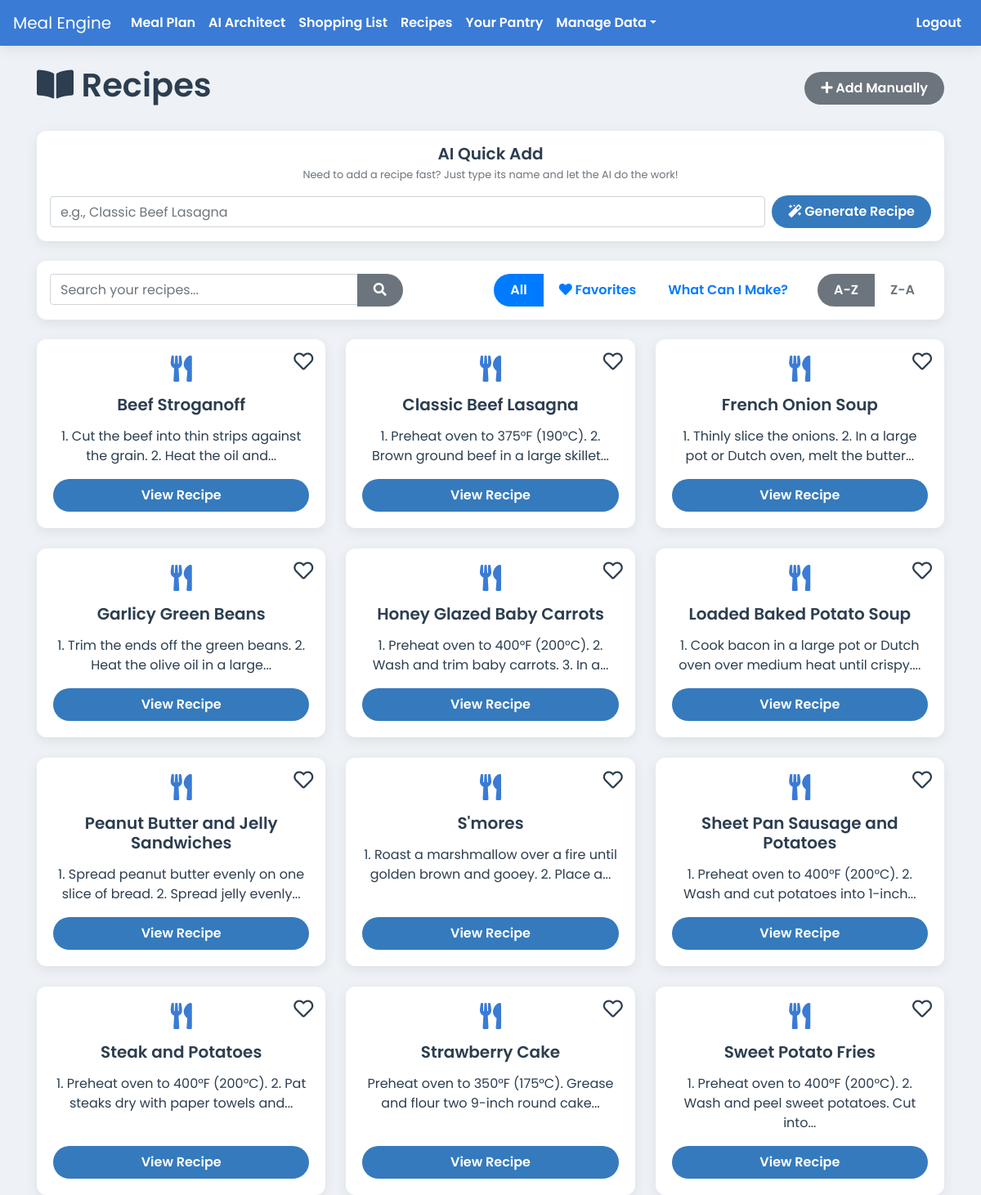
The page /recipes (signed in) on the database its author committed.
### app.py (models this page shows)
class Recipe(db.Model):
    id = db.Column(db.Integer, primary_key=True)
    user_id = db.Column(db.Integer, db.ForeignKey('user.id'), nullable=False)
    name = db.Column(db.String(100), nullable=False)
    instructions = db.Column(db.Text, nullable=False)
    servings = db.Column(db.Integer)
    prep_time = db.Column(db.String(50))
    cook_time = db.Column(db.String(50))
    is_favorite = db.Column(db.Boolean, default=False, nullable=False)
    meal_type = db.Column(db.String(50), nullable=False, default='Main Course')
    ingredients = db.relationship('RecipeIngredient', backref='recipe', lazy=True, cascade="all, delete-orphan")

### app.py (the view)
@app.route('/recipes')
@login_required
def list_recipes():
    query = request.args.get('query', '')
    pantry_filter_active = request.args.get('filter') == 'pantry'
    favorites_filter_active = request.args.get('filter') == 'favorites'
    sort_order = request.args.get('sort', 'asc')
    base_query = Recipe.query.filter_by(author=current_user)
    if sort_order == 'desc':
        base_query = base_query.order_by(desc(Recipe.name))
    else:
        base_query = base_query.order_by(Recipe.name)
    if pantry_filter_active:
        pantry_items_in_stock = PantryItem.query.filter_by(owner=current_user).filter(PantryItem.quantity > 0).all()
        pantry_ingredient_ids = {item.ingredient_id for item in pantry_items_in_stock}
        all_user_recipes = base_query.all()
        recipes = []
        for recipe in all_user_recipes:
            required_ingredient_ids = {ri.ingredient_id for ri in recipe.ingredients}
            if required_ingredient_ids.issubset(pantry_ingredient_ids):
                recipes.append(recipe)
    elif favorites_filter_active:
        recipes = base_query.filter_by(is_favorite=True).all()
    elif query:
        search_term = f"%{query}%"
        recipes = base_query.filter(db.or_(Recipe.name.ilike(search_term), Recipe.instructions.ilike(search_term))).all()
    else:
        recipes = base_query.all()
    return render_template('recipes.html', recipes=recipes, query=query, pantry_filter_active=pantry_filter_active, favorites_filter_active=favorites_filter_active, sort_order=sort_order)

### app.py (called while the page is built)
@login_manager.user_loader
def load_user(user_id):
    return User.query.get(int(user_id))

### templates/recipes.html (shortened to what this page needs)
{% extends 'base.html' %}
{% block content %}
  <div class="d-flex justify-content-between align-items-center mb-4">
    <h1><i class="fas fa-book-open"></i> Recipes</h1>
    <a href="{{ url_for('add_recipe') }}" class="btn btn-secondary no-print"><i class="fas fa-plus"></i> Add Manually</a>
  </div>
  <div class="card p-3 mb-4 no-print">
    <h5 class="card-title text-center mb-1">AI Quick Add</h5>
    <p class="text-center text-muted small mt-0">Need to add a recipe fast? Just type its name and let the AI do the work!</p>
    <form action="{{ url_for('ai_quick_add') }}" method="POST" class="form-inline" id="ai-quick-add-form">
        <div class="form-group flex-grow-1 mr-2">
            <input type="text" name="recipe_name" class="form-control w-100" placeholder="e.g., Classic Beef Lasagna" required>
        </div>
        <button type="submit" class="btn btn-primary" id="ai-generate-btn"><i class="fas fa-magic"></i> Generate Recipe</button>
    </form>
  </div>
  <div class="card p-3 mb-4 no-print">
    <div class="row">
        <div class="col-md-5 mb-2 mb-md-0">
            <form method="GET" action="{{ url_for('list_recipes') }}" class="mb-0">
                <div class="input-group">
                    <input type="text" name="query" class="form-control" placeholder="Search your recipes..." value="{{ query or '' }}">
                    <div class="input-group-append">
                        <button type="submit" class="btn btn-secondary"><i class="fas fa-search"></i></button>
                    </div>
                </div>
            </form>
        </div>
        <div class="col-md-7">
            <div class="d-flex justify-content-md-end align-items-center">
                <div class="btn-group mr-3" role="group" aria-label="Filter recipes">
                    <a href="{{ url_for('list_recipes', sort=sort_order, query=query) }}" class="btn btn-outline-primary {% if not pantry_filter_active and not favorites_filter_active %}active{% endif %}">All</a>
                    <a href="{{ url_for('list_recipes', filter='favorites', sort=sort_order, query=query) }}" class="btn btn-outline-primary {% if favorites_filter_active %}active{% endif %}"><i class="fas fa-heart"></i> Favorites</a>
                    <a href="{{ url_for('list_recipes', filter='pantry', sort=sort_order, query=query) }}" class="btn btn-outline-primary {% if pantry_filter_active %}active{% endif %}">What Can I Make?</a>
                </div>
                <div class="btn-group" role="group" aria-label="Sort recipes">
                    <a href="{{ url_for('list_recipes', sort='asc', filter=request.args.get('filter'), query=query) }}" class="btn btn-outline-secondary {% if sort_order == 'asc' %}active{% endif %}">A-Z</a>
                    <a href="{{ url_for('list_recipes', sort='desc', filter=request.args.get('filter'), query=query) }}" class="btn btn-outline-secondary {% if sort_order == 'desc' %}active{% endif %}">Z-A</a>
                </div>
            </div>
        </div>
    </div>
</div>
  {% if not recipes %}
    <div class="alert alert-warning">No recipes found. Try a different search or clear your filters!</div>
  {% else %}
    <div class="recipe-grid">
      {% for recipe in recipes %}
        <div class="card recipe-list-card">
          <i class="favorite-icon no-print {% if recipe.is_favorite %}fas fa-heart{% else %}far fa-heart{% endif %}"
             data-recipe-id="{{ recipe.id }}"
             title="Toggle Favorite"></i>
          <i class="fas fa-utensils fa-2x mb-3" style="color: var(--primary-blue);"></i>
          <h5>{{ recipe.name }}</h5>
          <p class="mb-3">{{ recipe.instructions|truncate(80) }}</p>
          <a href="{{ url_for('view_recipe', recipe_id=recipe.id) }}" class="btn btn-primary mt-auto">View Recipe</a>
        </div>
      {% endfor %}
    </div>
  {% endif %}
{% endblock %}

### templates/base.html (shortened to what this page needs)
<!doctype html>
<html lang="en">
  <head>
    <link rel="stylesheet" href="https://stackpath.bootstrapcdn.com/bootstrap/4.5.2/css/bootstrap.min.css">
    <link rel="stylesheet" href="https://cdnjs.cloudflare.com/ajax/libs/font-awesome/5.15.3/css/all.min.css">
    <link rel="stylesheet" href="{{ url_for('static', filename='css/style.css') }}">
    <link rel="stylesheet" href="{{ url_for('static', filename='css/print.css') }}" media="print">
  </head>
  <body>
    <nav class="navbar navbar-expand-lg navbar-dark">
      <a class="navbar-brand" href="{{ url_for('index') }}">Meal Engine</a>
      <div class="collapse navbar-collapse" id="navbarNav">
        <ul class="navbar-nav mr-auto">
          {% if current_user.is_authenticated %}
            <li class="nav-item"><a class="nav-link" href="{{ url_for('meal_plan') }}">Meal Plan</a></li>
            <li class="nav-item"><a class="nav-link" href="{{ url_for('ai_architect') }}">AI Architect</a></li>
            <li class="nav-item"><a class="nav-link" href="{{ url_for('shopping_list') }}">Shopping List</a></li>
            <li class="nav-item"><a class="nav-link" href="{{ url_for('list_recipes') }}">Recipes</a></li>
            <li class="nav-item"><a class="nav-link" href="{{ url_for('list_ingredients') }}">Your Pantry</a></li>
            <li class="nav-item dropdown">
                <a class="nav-link dropdown-toggle" href="#" id="navbarDropdown" role="button" data-toggle="dropdown">Manage Data</a>
            </li>
          {% endif %}
        </ul>
        <ul class="navbar-nav">
            {% if current_user.is_authenticated %}
                <li class="nav-item"><a class="nav-link" href="{{ url_for('logout') }}">Logout</a></li>
            {% else %}
                <li class="nav-item"><a class="nav-link" href="{{ url_for('login') }}">Login</a></li>
                <li class="nav-item"><a class="nav-link btn btn-primary ml-2" href="{{ url_for('signup') }}">Sign Up</a></li>
            {% endif %}
        </ul>
      </div>
    </nav>
    <div class="container mt-4">
      {% block content %}{% endblock %}
    </div>
  </body>
</html>

### static/css/style.css (style rules this page uses)
:root { --primary-blue: #3a7bd5; --secondary-blue: #357abd; --light-bg: #eef2f7; --card-bg: #ffffff; --text-dark: #2c3e50; --text-light: #5a6a7a; --danger-red: #e74c3c; --success-green: #2ecc71; --info-cyan: #1abc9c; --shadow: 0 4px 15px rgba(0, 0, 0, 0.08); }
body { font-family: 'Poppins', sans-serif; font-weight: 400; background-color: var(--light-bg); color: var(--text-dark); }
.navbar { background-color: var(--primary-blue) !important; box-shadow: var(--shadow); }
.navbar .nav-link { color: #ffffff !important; font-weight: 600; }
.btn { border-radius: 20px; padding: 8px 20px; border: none; font-weight: 600; transition: all 0.3s ease; }
.btn-primary { background-color: var(--secondary-blue); color: white; }
h1, h2, h3, h4, h5 { color: var(--text-dark); font-weight: 600; }
.card, .jumbotron { background-color: var(--card-bg); border: none; border-radius: 12px; box-shadow: var(--shadow); }
.card { transition: transform 0.2s ease-in-out, box-shadow 0.2s ease-in-out; }
.recipe-grid { display: grid; grid-template-columns: repeat(auto-fill, minmax(280px, 1fr)); gap: 25px; }
.recipe-list-card { padding: 20px; text-align: center; position: relative; }
.recipe-list-card h5 { margin-bottom: 15px; }
.favorite-icon { cursor: pointer; transition: color 0.2s ease-in-out, transform 0.2s ease-in-out; }
.recipe-list-card .favorite-icon { position: absolute; top: 15px; right: 15px; font-size: 1.5rem; }
.favorite-icon.far { color: var(--text-dark); }

### rows shown on the page
Recipe: is_favorite False (drawn), name "Beef Stroganoff", instructions "1. Cut the beef into thin strips against the grain. 2. Heat the oil and..."
Recipe: is_favorite False (drawn), name "Classic Beef Lasagna", instructions "1. Preheat oven to 375°F (190°C). 2. Brown ground beef in a large skillet..."
Recipe: is_favorite False (drawn), name "French Onion Soup", instructions "1. Thinly slice the onions. 2. In a large pot or Dutch oven, melt the butter..."
Recipe: is_favorite False (drawn), name "Garlicy Green Beans", instructions "1. Trim the ends off the green beans. 2. Heat the olive oil in a large..."
Recipe: is_favorite False (drawn), name "Honey Glazed Baby Carrots", instructions "1. Preheat oven to 400°F (200°C). 2. Wash and trim baby carrots. 3. In a..."
Recipe: is_favorite False (drawn), name "Loaded Baked Potato Soup", instructions "1. Cook bacon in a large pot or Dutch oven over medium heat until crispy...."
Recipe: is_favorite False (drawn), name "Peanut Butter and Jelly Sandwiches", instructions "1. Spread peanut butter evenly on one slice of bread. 2. Spread jelly evenly..."
Recipe: is_favorite False (drawn), name "S'mores", instructions "1. Roast a marshmallow over a fire until golden brown and gooey. 2. Place a..."
Recipe: is_favorite False (drawn), name "Sheet Pan Sausage and Potatoes", instructions "1. Preheat oven to 400°F (200°C). 2. Wash and cut potatoes into 1-inch..."
Recipe: is_favorite False (drawn), name "Steak and Potatoes", instructions "1. Preheat oven to 400°F (200°C). 2. Pat steaks dry with paper towels and..."
Recipe: is_favorite False (drawn), name "Strawberry Cake", instructions "Preheat oven to 350°F (175°C). Grease and flour two 9-inch round cake..."
Recipe: is_favorite False (drawn), name "Sweet Potato Fries", instructions "1. Preheat oven to 400°F (200°C). 2. Wash and peel sweet potatoes. Cut into..."
